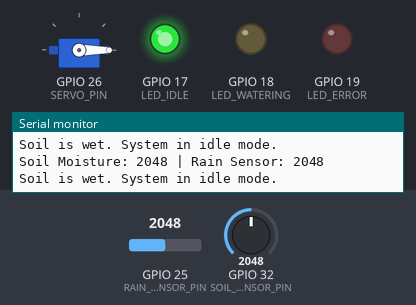
This sketch was run on a simulated ESP32. Shown: servo, output pins drawn as LEDs (lit = HIGH), the last lines printed to the serial monitor. The test bench sets the inputs (shaded band); at power-on: GPIO 32 (SOIL_SENSOR_PIN) = 2048, GPIO 25 (RAIN_SENSOR_PIN) = 2048.

Above: at 1.8 s.
1.9 s: GPIO 32 (SOIL_SENSOR_PIN) set to 1528
3.4 s: GPIO 32 (SOIL_SENSOR_PIN) set to 1443
At 4.8 s:
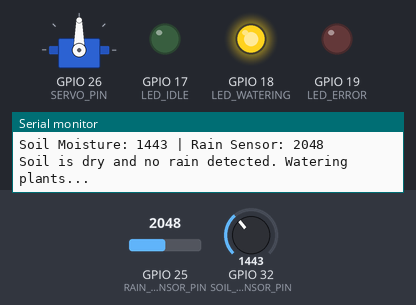
5.5 s: GPIO 32 (SOIL_SENSOR_PIN) set to 55
7.2 s: GPIO 32 (SOIL_SENSOR_PIN) set to 47
At 9.2 s:
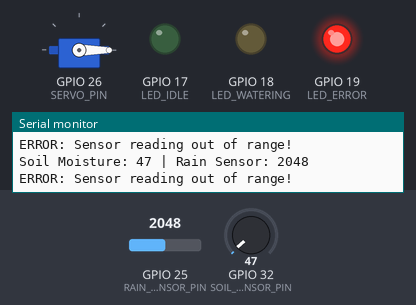
9.5 s: GPIO 32 (SOIL_SENSOR_PIN) set to 491
At 11.1 s:
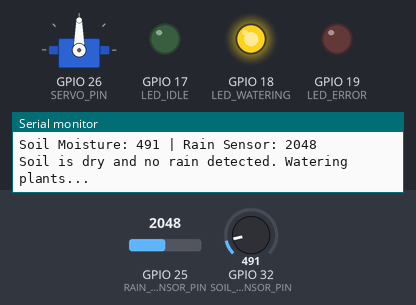
11.5 s: GPIO 25 (RAIN_SENSOR_PIN) set to 1561
13.2 s: GPIO 25 (RAIN_SENSOR_PIN) set to 1462
At 14.5 s:
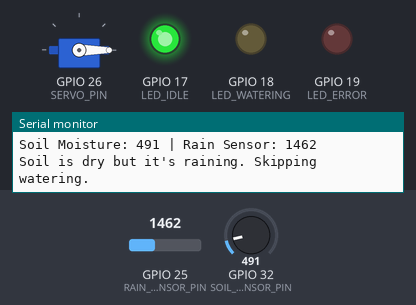
Timing chart, 0 to 16.2 s (numbered marks = the images above; inputs shaded):
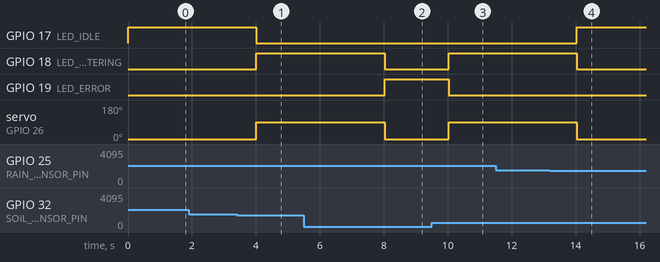

Measured:
- the behaviour switches between 1501 and 1500 on GPIO 32 (SOIL_SENSOR_PIN) (found by bisection; images 0 and 1)
- the behaviour switches between 50 and 49 on GPIO 32 (SOIL_SENSOR_PIN) (found by bisection; images 1 and 2)
- the behaviour switches between 1500 and 1499 on GPIO 25 (RAIN_SENSOR_PIN) (found by bisection; images 3 and 4)
- after the input at 3.4 s, GPIO 17 (LED_IDLE): HIGH → LOW after 0.61 s; GPIO 18 (LED_WATERING): LOW → HIGH after 0.61 s; servo on GPIO 26 (SERVO_PIN): 0° → 90° after 0.61 s
- after the input at 7.2 s, GPIO 18 (LED_WATERING): HIGH → LOW after 0.82 s; GPIO 19 (LED_ERROR): LOW → HIGH after 0.82 s; servo on GPIO 26 (SERVO_PIN): 90° → 0° after 0.82 s
- after the input at 9.5 s, GPIO 18 (LED_WATERING): LOW → HIGH after 0.53 s; GPIO 19 (LED_ERROR): HIGH → LOW after 0.53 s; servo on GPIO 26 (SERVO_PIN): 0° → 90° after 0.53 s
- after the input at 13.2 s, GPIO 17 (LED_IDLE): LOW → HIGH after 0.84 s; GPIO 18 (LED_WATERING): HIGH → LOW after 0.84 s; servo on GPIO 26 (SERVO_PIN): 90° → 0° after 0.84 s

The sketch:

sketch.ino
```cpp
#include <ESP32Servo.h>

// Pin Definitions
const int SOIL_SENSOR_PIN = 32;   // Potentiometer (Soil Moisture)
const int RAIN_SENSOR_PIN = 25;   // LDR (Rain Detection)

const int LED_IDLE = 17;          // Green LED
const int LED_WATERING = 18;      // Yellow LED
const int LED_ERROR = 19;         // Red LED

const int SERVO_PIN = 26;         // Servo Motor

// Thresholds (Adjust based on Wokwi simulation values)
const int MOISTURE_THRESHOLD = 1500;   // Soil moisture threshold
const int RAIN_THRESHOLD = 1500;       // LDR threshold: lower value = rain

Servo pumpServo;

void setup() {
  Serial.begin(115200);

  // Initialize LEDs
  pinMode(LED_IDLE, OUTPUT);
  pinMode(LED_WATERING, OUTPUT);
  pinMode(LED_ERROR, OUTPUT);

  // Attach Servo
  pumpServo.attach(SERVO_PIN);
  pumpServo.write(0); // Start with valve closed

  Serial.println("Smart Irrigation System with Rain Sensor Initialized!");
}

void loop() {
  int soilValue = analogRead(SOIL_SENSOR_PIN);
  int rainValue = analogRead(RAIN_SENSOR_PIN);

  Serial.print("Soil Moisture: ");
  Serial.print(soilValue);
  Serial.print(" | Rain Sensor: ");
  Serial.println(rainValue);

  // Error Handling
  if (soilValue < 50 || soilValue > 4095 || rainValue < 0 || rainValue > 4095) {
    Serial.println("ERROR: Sensor reading out of range!");
    setLEDs(false, false, true); // Red LED on
    pumpServo.write(0);          // Close valve
    delay(1000);
    return;
  }

  // Logic
  if (soilValue > MOISTURE_THRESHOLD) {
    // Soil is wet -> No watering
    Serial.println("Soil is wet. System in idle mode.");
    setLEDs(true, false, false);
    pumpServo.write(0);
  }
  else {
    // Soil is dry -> Check rain sensor
    if (rainValue < RAIN_THRESHOLD) {
      // It's raining -> Skip watering
      Serial.println("Soil is dry but it's raining. Skipping watering.");
      setLEDs(true, false, false);
      pumpServo.write(0);
    }
    else {
      // No rain -> Water the plants
      Serial.println("Soil is dry and no rain detected. Watering plants...");
      setLEDs(false, true, false);
      pumpServo.write(90);
    }
  }

  delay(1000);
}

// Helper function to control LEDs
void setLEDs(bool idle, bool watering, bool error) {
  digitalWrite(LED_IDLE, idle);
  digitalWrite(LED_WATERING, watering);
  digitalWrite(LED_ERROR, error);
}
```
